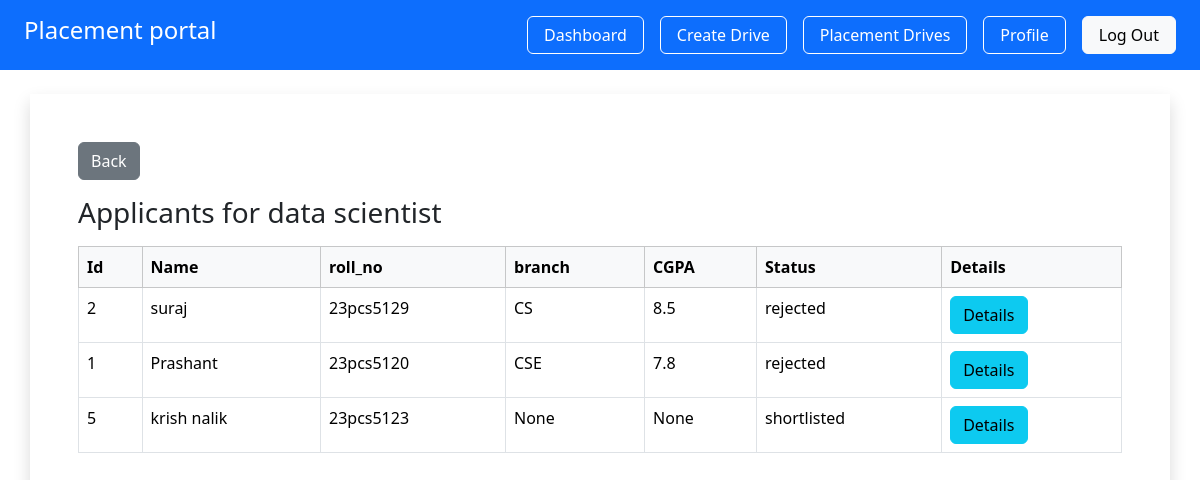
The app's page /company/view/5 (signed in) with its own data.
### app/models.py (models this page shows, shortened)
class PlacementDrive(db.Model):
     __tablename__ = "placement_drives"
     id = db.Column(db.Integer, primary_key=True)
     company_id = db.Column(db.Integer, db.ForeignKey("companies.id"), nullable=False)
     job_title = db.Column(db.String(150), nullable=False )
     description = db.Column(db.Text)
     eligibility= db.Column(db.String(200))
     deadline = db.Column(db.Date)
     status = db.Column(db.String(20) , default = 'pending')
     created_at  = db.Column(db.DateTime, default=datetime.utcnow)
     company= db.relationship('Company', backref='drives')

class Application(db.Model):
     __tablename__ = "applications"
     id = db.Column(db.Integer, primary_key=True)
     student_id = db.Column(db.Integer, db.ForeignKey("students.id"), nullable=False)
     drive_id =db.Column(db.Integer, db.ForeignKey("placement_drives.id"), nullable=False)
     applied_on =db.Column(db.DateTime, default=datetime.utcnow)
     status = db.Column(db.String(20), default="applied")
     student = db.relationship("Student", backref="applications")
     drive= db.relationship("PlacementDrive", backref="applications")
     __table_args__ = (
          db.UniqueConstraint("student_id","drive_id", name="unique_application"),
     )

class Student(db.Model):
     __tablename__ = "students"
     id = db.Column(db.Integer, primary_key=True )
     user_id = db.Column(db.Integer, db.ForeignKey("users.id"), nullable=False)
     name = db.Column(db.String(100), nullable=False)
     roll_no = db.Column(db.String(50), unique=True, nullable=False)
     branch= db.Column(db.String(50))
     cgpa=db.Column(db.Float)
     phone = db.Column(db.String(15))
     resume = db.Column(db.String(200))
     is_blacklisted = db.Column(db.Boolean, default=False)
     user = db.relationship("User", backref=db.backref("student", uselist=False), uselist=False )

### app/company/routes.py (the view)
@company.route('/company/view/<int:id>')
@login_required
def view_application(id):
    drive = PlacementDrive.query.get_or_404(id)
    return render_template("company/view.html", drive=drive)

### app/__init__.py (called while the page is built)
@login_manager.user_loader
def load_user(user_id):
    from app.models import User
    return User.query.get(int(user_id))

### app/templates/company/view.html
{% extends 'base.html' %}
{% block content %}
<div class="p-5 bg-opacity-25 container shadow p-2 mt-4" >
      <a href="{{ url_for('company.c_company') }}"
               class="btn btn-secondary mb-3">
               Back
      </a>
      <h3>Applicants for {{ drive.job_title }}</h3>
     {% if drive.applications %}
     <table class="table table-bordered table-hover mt-3 ">
            <thead class="table-light">
                <tr>
                    <th>Id</th>
                    <th>Name</th>
                    <th>roll_no</th>
                    <th>branch</th>
                    <th>CGPA</th>
                    <th>Status</th>
                    <th>Details</th>
               </tr>
            </thead>
            <tbody>
               {% for stu in drive.applications %}
               <tr>
                    <td>{{stu.student.id}}</td>
                    <td>{{stu.student.name}}</td>
                    <td>{{stu.student.roll_no}}</td>
                    <td>{{stu.student.branch}}</td>
                    <td>{{stu.student.cgpa}}</td>
                    <td>{{stu.status}}</td>
                    <td><a href="{{ url_for('company.application_detail', app_id=stu.id) }}"
                       class="btn btn-info">
                        Details
                    </a></td>
               </tr>
               {% endfor %}
            </tbody>
     </table>
     {% endif %}
</div>
{% endblock %}

### records on screen
PlacementDrive: job_title "data scientist"
Application: student.id "2", student.name "suraj", student.roll_no "23pcs5129", student.branch "CS", student.cgpa "8.5", status "rejected"
Application: student.id "1", student.name "Prashant", student.roll_no "23pcs5120", student.branch "CSE", student.cgpa "7.8", status "rejected"
Application: student.id "5", student.name "krish nalik", student.roll_no "23pcs5123", student.branch "None", student.cgpa "None", status "shortlisted"
